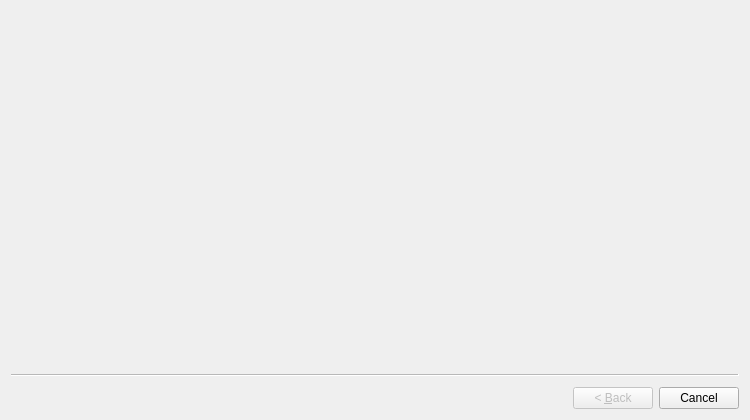
<?xml version="1.0" encoding="UTF-8"?>
<ui version="4.0">
 <class>Wizard</class>
 <widget class="QWizard" name="Wizard">
  <property name="geometry"><rect><x>0</x><y>0</y><width>750</width><height>420</height></rect></property><property name="sizePolicy"><sizepolicy hsizetype="Expanding" vsizetype="Expanding"><horstretch>0</horstretch><verstretch>0</verstretch></sizepolicy></property><property name="minimumSize"><size><width>320</width><height>240</height></size></property>
  <property name="windowTitle">
   <string>Wizard</string>
  </property>
 </widget>
 <resources/>
 <connections/>
</ui>
